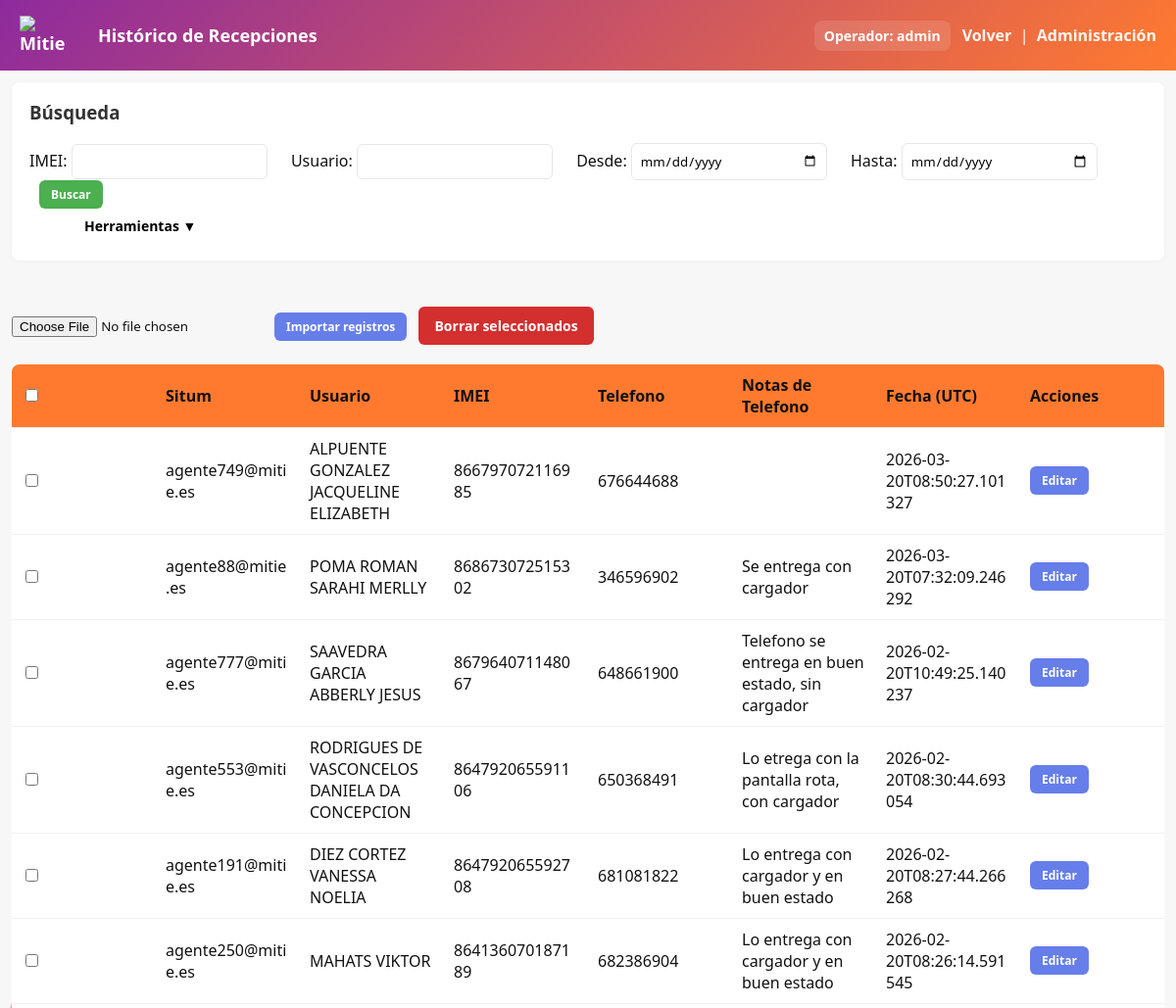
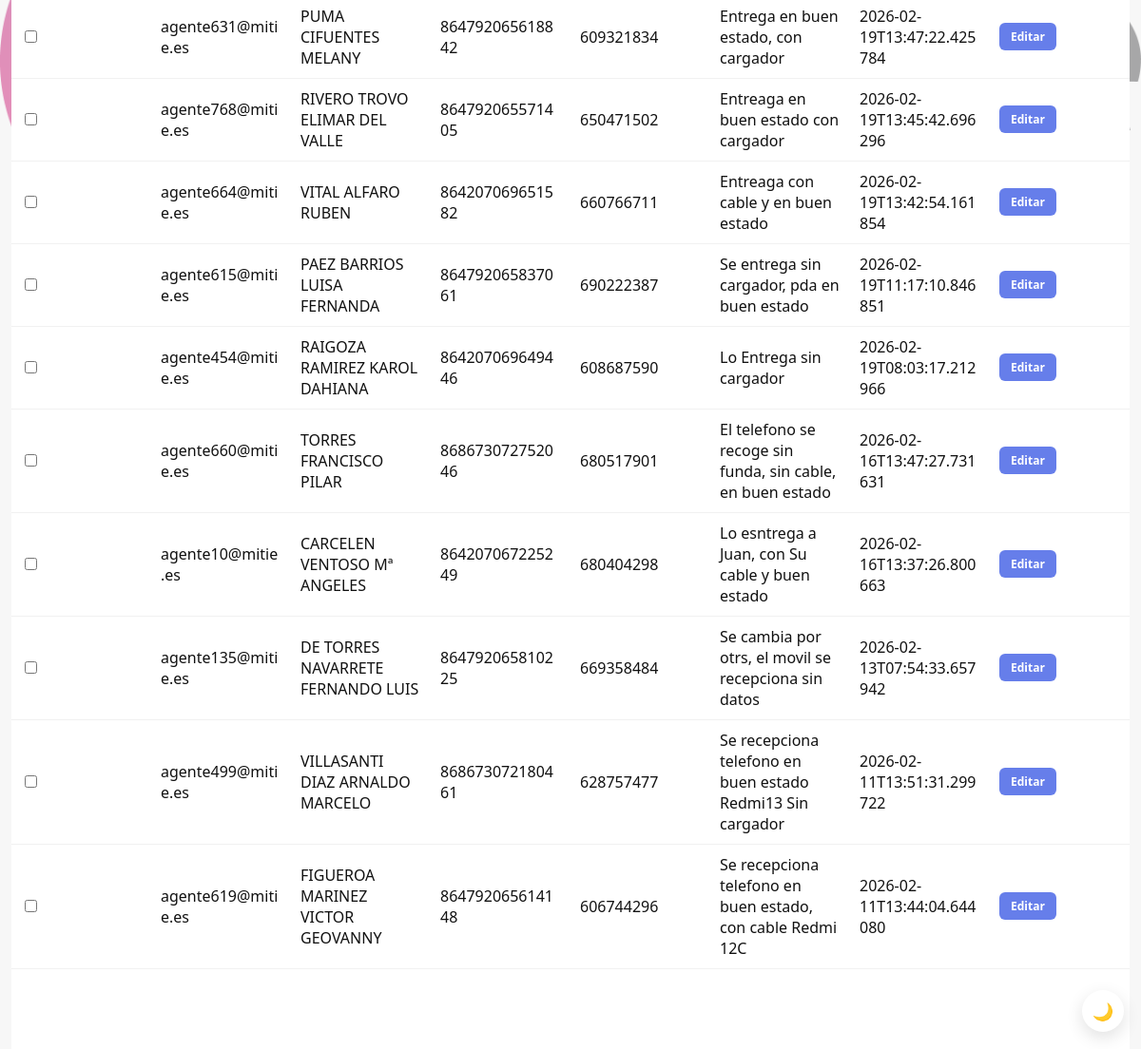
Screenshot of /history_recepcion (signed in) with the database file from the repository (2 pictures, top to bottom).
### tables this page shows
CREATE TABLE usuarios (
                id INTEGER PRIMARY KEY AUTOINCREMENT,
                username TEXT UNIQUE NOT NULL,
                password TEXT NOT NULL,
                rol TEXT NOT NULL,
                activo INTEGER DEFAULT 1,
                fecha_creacion TEXT
            , notas TEXT);

CREATE TABLE entregas (
                id INTEGER PRIMARY KEY AUTOINCREMENT,
                ams TEXT,
                usuario TEXT,
                situm TEXT,
                imei TEXT,
                telefono TEXT,
                notas_telefono TEXT,
                tipo TEXT,
                timestamp TEXT
            , codigo_validacion TEXT, email_usuario TEXT);

### routes/history.py (the view)
@history_bp.route('/history_recepcion')
@require_permission('ver_historico')
def history_recepcion():
    search = _search_params_moviles()
    query, params = _build_entregas_query(['recepción', 'recepcion', 'recepciones'], search)
    db = get_db()
    pag = paginate_query(db, query, params)
    return render_template('history_recepcion.html', **pag, **search)

### models.py (called while the page is built)
def get_db():
    db = getattr(g, '_database', None)
    if db is None:
        db = g._database = sqlite3.connect(DB_PATH)
        db.row_factory = sqlite3.Row
        db.execute('PRAGMA journal_mode=WAL')  # Mejor rendimiento concurrente
    return db

    def tiene_permiso(self, permiso):
        return permiso in ROLES_PERMISOS.get(self.rol, [])

### routes/history.py (called while the page is built)
def _search_params_moviles():
    return {
        'imei_search':    request.args.get('imei', '').strip(),
        'usuario_search': request.args.get('usuario', '').strip(),
        'fecha_inicio':   request.args.get('fecha_inicio', '').strip(),
        'fecha_fin':      request.args.get('fecha_fin', '').strip(),
    }

def _build_entregas_query(tipos, search):
    tipo_placeholders = ','.join(['?' for _ in tipos])
    query = f'SELECT * FROM entregas WHERE LOWER(tipo) IN ({tipo_placeholders})'
    params = list(tipos)
    if search['imei_search']:
        query += ' AND imei LIKE ?'
        params.append(f"%{search['imei_search']}%")
    if search['usuario_search']:
        query += ' AND usuario LIKE ?'
        params.append(f"%{search['usuario_search']}%")
    if search['fecha_inicio']:
        query += ' AND timestamp >= ?'
        params.append(f"{search['fecha_inicio']}T00:00:00")
    if search['fecha_fin']:
        query += ' AND timestamp <= ?'
        params.append(f"{search['fecha_fin']}T23:59:59")
    query += ' ORDER BY timestamp DESC'
    return query, params

### utils.py (called while the page is built)
def paginate_query(db, query, params, per_page=PER_PAGE):
    page = max(1, request.args.get('page', 1, type=int))
    count_query = f'SELECT COUNT(*) FROM ({query})'
    total = db.execute(count_query, params).fetchone()[0]
    total_pages = max(1, math.ceil(total / per_page))
    if page > total_pages:
        page = total_pages
    offset = (page - 1) * per_page
    paginated_query = f'{query} LIMIT ? OFFSET ?'
    rows = db.execute(paginated_query, params + [per_page, offset]).fetchall()
    return {
        'rows': rows,
        'page': page,
        'per_page': per_page,
        'total': total,
        'total_pages': total_pages,
    }

### templates/history_recepcion.html (shortened to what this page needs)
<!doctype html>
<html lang="es">
  <head>
    <link rel="stylesheet" href="/static/style.css">
  </head>
  <body>
    <header class="topbar">
      <h1><a href="/" style="display:inline-flex;align-items:center;text-decoration:none;color:inherit;"><img src="/static/mitie_logo.png" srcset="/static/mitie_logo@2x.png 2x" class="brand-logo" alt="Mitie" width="56" decoding="async"></a>Histórico de Recepciones</h1>
        <div style="display:flex;align-items:center;gap:12px">
          {% if current_user.is_authenticated %}
            <a class="user-badge" href="/perfil">Operador: {{ current_user.username }}</a>
          {% endif %}
          <div>
        <a class="history-link" href="/">Volver</a>
        {% if current_user.is_authenticated and current_user.tiene_permiso('administracion') %}
          &nbsp;|&nbsp;
          <a class="history-link" href="/administracion">Administración</a>
        {% endif %}
      </div>
    </header>
    <main class="container history">
      <div class="search-box">
        <h3>Búsqueda</h3>
        <form method="get" action="/history_recepcion" style="display:inline-block;">
          <label>IMEI: <input type="text" name="imei" value="{{ imei_search }}"></label>
          <label>Usuario: <input type="text" name="usuario" value="{{ usuario_search }}"></label>
          <label>Desde: <input type="date" name="fecha_inicio" value="{{ fecha_inicio }}"></label>
          <label>Hasta: <input type="date" name="fecha_fin" value="{{ fecha_fin }}"></label>
          <button type="submit" class="btn-secondary btn-small">Buscar</button>
        </form>
        <div class="dropdown-menu">
          <button class="dropdown-toggle" onclick="toggleDropdown(event)">Herramientas ▼</button>
        </div>
      </div>
      <div style="margin-top:12px">
        {% if current_user.is_authenticated and current_user.username == 'admin' %}
          <form action="/history_recepcion/import" method="post" enctype="multipart/form-data" style="display:inline-flex;align-items:center;gap:8px;margin-right:8px;">
            <input type="file" name="file" accept=".csv,.xlsx" required>
            <button type="submit" class="btn-secondary btn-small">Importar registros</button>
          </form>
        {% endif %}
        <button id="delete-selected-btn" type="button" class="btn-secondary btn-danger">Borrar seleccionados</button>
      </div>
      <table>
        <thead>
          <tr>
            <th><input type="checkbox" id="select-all"></th>
            <th>Situm</th>
            <th>Usuario</th>
            <th>IMEI</th>
            <th>Telefono</th>
            <th>Notas de Telefono</th>
            <th>Fecha (UTC)</th>
            {% if current_user.is_authenticated and current_user.tiene_permiso('administracion') %}
            <th>Acciones</th>
            {% endif %}
          </tr>
        </thead>
        <tbody>
          {% for r in rows %}
          <tr>
            <td><input type="checkbox" class="row-select" value="{{ r['id'] }}"></td>
            <td>{{ r['situm'] }}</td>
            <td>{{ r['usuario'] }}</td>
            <td>{{ r['imei'] }}</td>
            <td>{{ r['telefono'] }}</td>
            <td>{{ r['notas_telefono'] }}</td>
            <td>{{ r['timestamp'] }}</td>
            {% if current_user.is_authenticated and current_user.tiene_permiso('administracion') %}
            <td><a href="/registro/{{ r['id'] }}/editar" class="btn-secondary btn-small">Editar</a></td>
            {% endif %}
          </tr>
          {% else %}
          <tr><td colspan="8">No hay registros.</td></tr>
          {% endfor %}
        </tbody>
      </table>
    </main>
  </body>
</html>

### static/style.css (style rules this page uses)
:root { --brand-orange: #ff7a2f; --brand-magenta: #8e2a9e; --brand-gradient: linear-gradient(135deg,var(--brand-magenta),var(--brand-orange)); --brand-dark: #3b1f3f; --brand-text: #4b4b4b; --accent: var(--brand-orange); --muted: #f7f7f7; --text: #111; }
* { box-sizing:border-box;font-family:Segoe UI, Roboto, Arial, sans-serif }
body { margin:0;background:var(--muted);color:var(--text) }
.topbar { background:var(--brand-gradient);padding:16px 20px;display:flex;align-items:center;justify-content:space-between;color:#fff }
.topbar h1 { margin:0;font-size:18px;display:flex;align-items:center;gap:12px }
.brand-logo { width:56px;height:auto;display:inline-block;vertical-align:middle;margin-right:12px }
.history-link { color:rgba(255,255,255,0.95);text-decoration:none;font-weight:600 }
.container { display:flex;flex-direction:column;align-content:space-between;justify-content:center;align-items:flex-start;gap:20px;padding:24px;width:100%;margin:0;max-width:none;height:calc(100vh - 72px);box-sizing:border-box }
.search-box { background:#fff;padding:18px;border-radius:8px;margin-bottom:20px;box-shadow:0 1px 4px rgba(0,0,0,0.04) }
.search-box h3 { margin-top:0;color:#333 }
.search-box label { display:inline-block;margin-right:20px }
.search-box input { padding:8px;border:1px solid #e7e7e7;border-radius:6px;width:200px }
.search-box > form button { padding:8px 16px;margin-left:10px;background:#4caf50;color:white;border:none;border-radius:6px;cursor:pointer }
.search-box .dropdown-toggle { padding:8px 16px;background:transparent;border:none;color:#000;cursor:pointer;margin-left:20px }
.btn-secondary { background: #667eea; color: white; padding: 10px 16px; border: none; border-radius: 6px; text-decoration: none; cursor: pointer; display: inline-block; font-size: 14px; font-weight: 600; transition: background 0.3s; }
.btn-small { padding: 6px 12px !important; font-size: 12px !important; }
.btn-danger { background: #d32f2f !important; color: white !important; }
table { width:100%;border-collapse:collapse;background:#fff;border-radius:8px;overflow:hidden }
th,td { padding:10px;text-align:left;border-bottom:1px solid #f1f1f1 }
thead th { background:var(--accent) }
.history { height:100vh;display:flex;flex-direction:column;margin:0;padding:12px;max-width:none }
.history .search-box { margin-bottom:15px;flex-shrink:0 }
.history table { flex:1;overflow-y:auto;display:block }
.history thead { display:table;width:100%;table-layout:fixed;background:var(--yellow) }
.history tbody { display:block;overflow-y:auto;height:calc(100vh - 250px) }
.history tr { display:table;width:100%;table-layout:fixed }
.history th, .history td { padding:10px;text-align:left;border-bottom:1px solid #f1f1f1;word-break:break-word }
.topbar { position: relative; z-index: 1200; }
main.container { position: relative; z-index: 2; }
.user-badge { margin-left:16px;padding:6px 10px;background:rgba(255,255,255,0.12);color:#fff;border-radius:8px;font-weight:700;font-size:14px;text-decoration:none;display:inline-block;cursor:pointer }
.dropdown-menu { position:relative;display:inline-block;margin-left:20px }
.dropdown-toggle { padding:8px 16px;background:transparent;border:none;border-radius:8px;cursor:pointer;color:#000;font-weight:600;font-size:14px;transition:background 0.2s ease }

### rows the page displays
usuarios: username "admin"
entregas: situm "agente749@mitie.es", usuario "ALPUENTE GONZALEZ JACQUELINE ELIZABETH", imei "866797072116985", telefono "676644688", timestamp "2026-03-20T08:50:27.101327"
entregas: situm "agente88@mitie.es", usuario "POMA ROMAN SARAHI MERLLY", imei "868673072515302", telefono "346596902", notas_telefono "Se entrega con cargador", timestamp "2026-03-20T07:32:09.246292"
entregas: situm "agente777@mitie.es", usuario "SAAVEDRA GARCIA ABBERLY JESUS", imei "867964071148067", telefono "648661900", notas_telefono "Telefono se entrega en buen estado, sin cargador", timestamp "2026-02-20T10:49:25.140237"
entregas: situm "agente553@mitie.es", usuario "RODRIGUES DE VASCONCELOS DANIELA DA CONCEPCION", imei "864792065591106", telefono "650368491", notas_telefono "Lo etrega con la pantalla rota, con cargador", timestamp "2026-02-20T08:30:44.693054"
entregas: situm "agente191@mitie.es", usuario "DIEZ CORTEZ VANESSA NOELIA", imei "864792065592708", telefono "681081822", notas_telefono "Lo entrega con cargador y en buen estado", timestamp "2026-02-20T08:27:44.266268"
entregas: situm "agente250@mitie.es", usuario "MAHATS VIKTOR", imei "864136070187189", telefono "682386904", notas_telefono "Lo entrega con cargador y en buen estado", timestamp "2026-02-20T08:26:14.591545"
entregas: situm "agente631@mitie.es", usuario "PUMA CIFUENTES MELANY", imei "864792065618842", telefono "609321834", notas_telefono "Entrega en buen estado, con cargador", timestamp "2026-02-19T13:47:22.425784"
entregas: situm "agente768@mitie.es", usuario "RIVERO TROVO ELIMAR DEL VALLE", imei "864792065571405", telefono "650471502", notas_telefono "Entreaga en buen estado con cargador", timestamp "2026-02-19T13:45:42.696296"
entregas: situm "agente664@mitie.es", usuario "VITAL ALFARO RUBEN", imei "864207069651582", telefono "660766711", notas_telefono "Entreaga con cable y en buen estado", timestamp "2026-02-19T13:42:54.161854"
entregas: situm "agente615@mitie.es", usuario "PAEZ BARRIOS LUISA FERNANDA", imei "864792065837061", telefono "690222387", notas_telefono "Se entrega sin cargador, pda en buen estado", timestamp "2026-02-19T11:17:10.846851"
entregas: situm "agente454@mitie.es", usuario "RAIGOZA RAMIREZ KAROL DAHIANA", imei "864207069649446", telefono "608687590", notas_telefono "Lo Entrega sin cargador", timestamp "2026-02-19T08:03:17.212966"
entregas: situm "agente660@mitie.es", usuario "TORRES FRANCISCO PILAR", imei "868673072752046", telefono "680517901", notas_telefono "El telefono se recoge sin funda, sin cable, en buen estado", timestamp "2026-02-16T13:47:27.731631"
entregas: situm "agente10@mitie.es", usuario "CARCELEN VENTOSO Mª ANGELES", imei "864207067225249", telefono "680404298", notas_telefono "Lo esntrega a Juan, con Su cable y buen estado", timestamp "2026-02-16T13:37:26.800663"
entregas: situm "agente135@mitie.es", usuario "DE TORRES NAVARRETE FERNANDO LUIS", imei "864792065810225", telefono "669358484", notas_telefono "Se cambia por otrs, el movil se recepciona sin datos", timestamp "2026-02-13T07:54:33.657942"
entregas: situm "agente499@mitie.es", usuario "VILLASANTI DIAZ ARNALDO MARCELO", imei "868673072180461", telefono "628757477", notas_telefono "Se recepciona telefono en buen estado Redmi13 Sin cargador", timestamp "2026-02-11T13:51:31.299722"
entregas: situm "agente619@mitie.es", usuario "FIGUEROA MARINEZ VICTOR GEOVANNY", imei "864792065614148", telefono "606744296", notas_telefono "Se recepciona telefono en buen estado, con cable Redmi 12C", timestamp "2026-02-11T13:44:04.644080"
